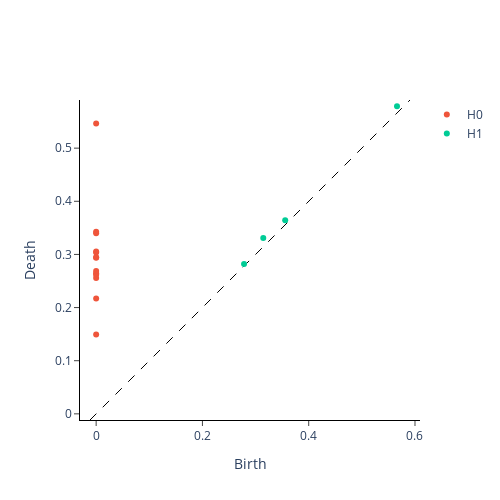

Notebook code for this chart:
### Code cell
i = 10
print(f'RUL: {Ytrain_split_sequences[i,0]}')
VR.plot(X_vr, sample=i)

### Figure 1 — Plotly figure (JSON) as saved in the notebook; plotly's stock layout.template omitted (floating-point values rounded to 4 significant figures)
{"data": [{"hoverinfo": "none", "line": {"color": "black", "dash": "dash", "width": 1}, "mode": "lines", "showlegend": false, "type": "scatter", "x": [-0.01158, 0.5906], "y": [-0.01158, 0.5906]}, {"hoverinfo": "text", "hovertext": ["(0.0, 0.14919838309288025)", "(0.0, 0.21698138117790222)", "(0.0, 0.25552642345428467)", "(5.551115123125783e-17, 0.2616819739341736)", "(1.1102230246251565e-16, 0.26441001892089844)", "(5.551115123125783e-17, 0.2689586877822876)", "(0.0, 0.29365745186805725)", "(1.1102230246251565e-16, 0.29487958550453186)", "(0.0, 0.3037847876548767)", "(0.0, 0.30565783381462097)", "(0.0, 0.33986449241638184)", "(0.0, 0.34262168407440186)", "(0.0, 0.5462327003479004)"], "mode": "markers", "name": "H0", "type": "scatter", "x": [0, 0, 0, 5.551e-17, 1.11e-16, 5.551e-17, 0, 1.11e-16, 0, 0, 0, 0, 0], "y": [0.1492, 0.217, 0.2555, 0.2617, 0.2644, 0.269, 0.2937, 0.2949, 0.3038, 0.3057, 0.3399, 0.3426, 0.5462]}, {"hoverinfo": "text", "hovertext": ["(0.5661532282829285, 0.5790298581123352)", "(0.35575392842292786, 0.3640834093093872)", "(0.3144986927509308, 0.33068913221359253)", "(0.2783125638961792, 0.28202369809150696)"], "mode": "markers", "name": "H1", "type": "scatter", "x": [0.5662, 0.3558, 0.3145, 0.2783], "y": [0.579, 0.3641, 0.3307, 0.282]}], "layout": {"height": 500, "plot_bgcolor": "white", "width": 500, "xaxis": {"autorange": false, "exponentformat": "e", "linecolor": "black", "linewidth": 1, "mirror": false, "range": [-0.01158, 0.5906], "showexponent": "all", "showline": true, "side": "bottom", "ticks": "outside", "title": {"text": "Birth"}, "type": "linear", "zeroline": true}, "yaxis": {"autorange": false, "exponentformat": "e", "linecolor": "black", "linewidth": 1, "mirror": false, "range": [-0.01158, 0.5906], "scaleanchor": "x", "scaleratio": 1, "showexponent": "all", "showline": true, "side": "left", "ticks": "outside", "title": {"text": "Death"}, "type": "linear", "zeroline": true}}}
